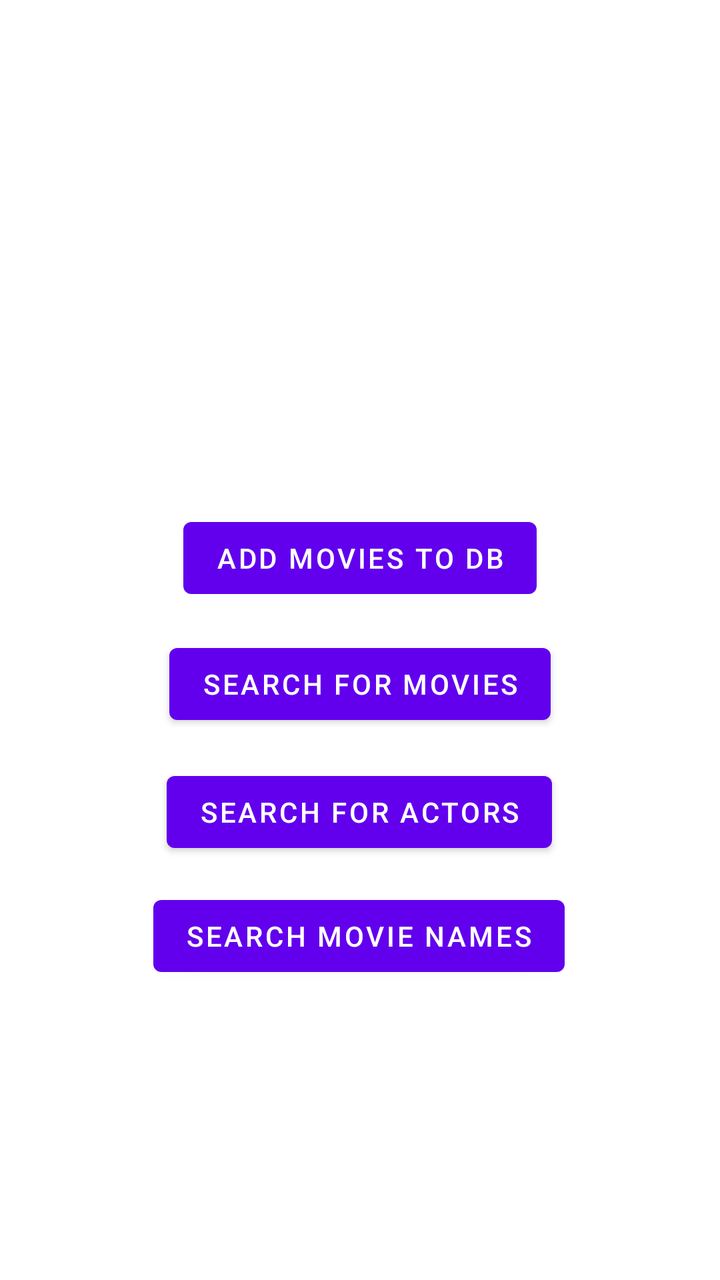
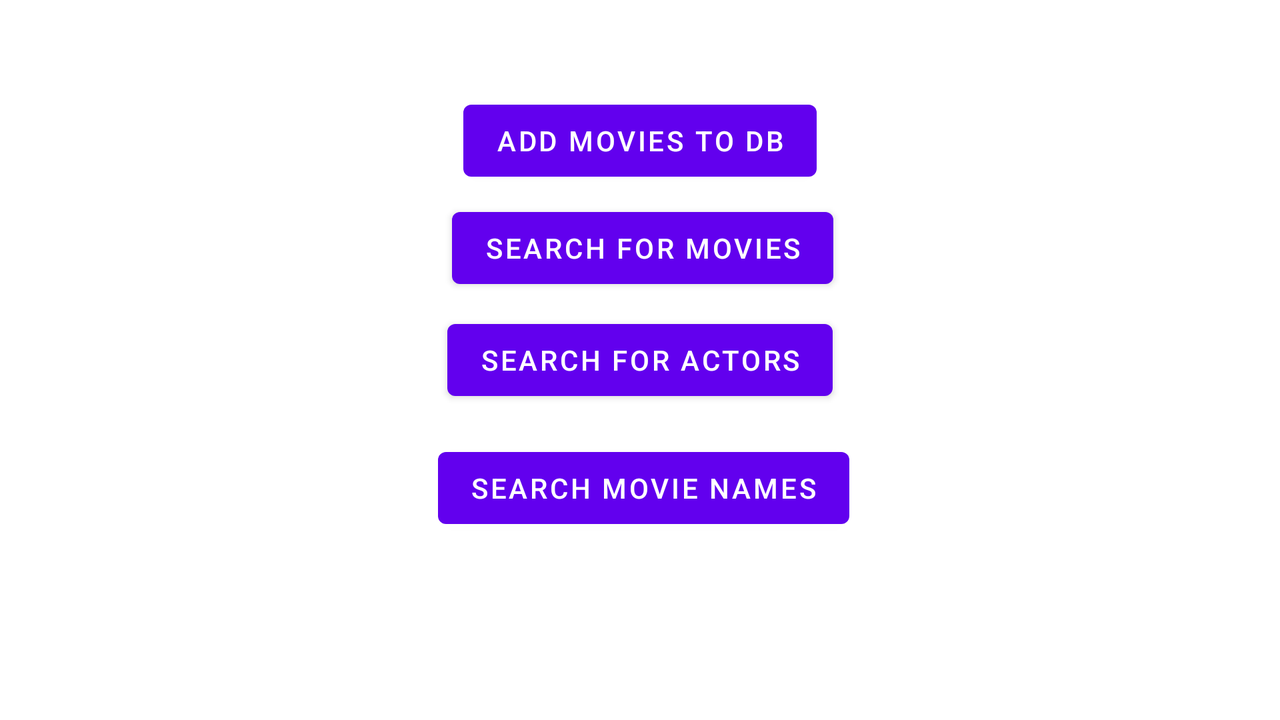

An Android layout and its configuration variant, each rendered on a device that would load it. The default file and the variant file are quoted in full after the pictures.
<!-- AndroidManifest.xml: application theme Theme.MovieLookup -->
<!-- res/layout/activity_main.xml -->
<?xml version="1.0" encoding="utf-8"?>
<androidx.constraintlayout.widget.ConstraintLayout xmlns:android="http://schemas.android.com/apk/res/android"
    xmlns:app="http://schemas.android.com/apk/res-auto"
    xmlns:tools="http://schemas.android.com/tools"
    android:layout_width="match_parent"
    android:layout_height="match_parent"
    tools:context=".MainActivity">

    <Button
        android:id="@+id/add_to_database_button"
        android:layout_width="wrap_content"
        android:layout_height="wrap_content"
        android:layout_marginStart="117dp"
        android:layout_marginTop="255dp"
        android:layout_marginEnd="117dp"
        android:text="@string/add_movies_to_db"
        app:layout_constraintEnd_toEndOf="parent"
        app:layout_constraintStart_toStartOf="parent"
        app:layout_constraintTop_toTopOf="parent" />

    <Button
        android:id="@+id/search_movies_button"
        android:layout_width="wrap_content"
        android:layout_height="wrap_content"
        android:layout_marginStart="110dp"
        android:layout_marginTop="15dp"
        android:layout_marginEnd="110dp"
        android:text="@string/search_movies"
        app:layout_constraintEnd_toEndOf="parent"
        app:layout_constraintStart_toStartOf="parent"
        app:layout_constraintTop_toBottomOf="@+id/add_to_database_button" />

    <Button
        android:id="@+id/search_movie_names_button"
        android:layout_width="wrap_content"
        android:layout_height="wrap_content"
        android:layout_marginStart="102dp"
        android:layout_marginTop="14dp"
        android:layout_marginEnd="103dp"
        android:text="@string/search_movie_name"
        app:layout_constraintEnd_toEndOf="parent"
        app:layout_constraintStart_toStartOf="parent"
        app:layout_constraintTop_toBottomOf="@+id/search_actors_button" />

    <Button
        android:id="@+id/search_actors_button"
        android:layout_width="wrap_content"
        android:layout_height="wrap_content"
        android:layout_marginStart="108dp"
        android:layout_marginTop="16dp"
        android:layout_marginEnd="109dp"
        android:text="@string/search_actors"
        app:layout_constraintEnd_toEndOf="parent"
        app:layout_constraintStart_toStartOf="parent"
        app:layout_constraintTop_toBottomOf="@+id/search_movies_button" />

</androidx.constraintlayout.widget.ConstraintLayout>
<!-- resources referenced by this layout -->
<resources>
  <string name="add_movies_to_db">Add Movies to DB</string>
  <string name="search_actors">Search for Actors</string>
  <string name="search_movie_name">Search Movie Names</string>
  <string name="search_movies">Search for Movies</string>
  <style name="Theme.MovieLookup" parent="Theme.MaterialComponents.DayNight.DarkActionBar">
          
          <item name="colorPrimary">@color/purple_500</item>
          <item name="colorPrimaryVariant">@color/purple_700</item>
          <item name="colorOnPrimary">@color/white</item>
          
          <item name="colorSecondary">@color/teal_200</item>
          <item name="colorSecondaryVariant">@color/teal_700</item>
          <item name="colorOnSecondary">@color/black</item>
          
          <item name="android:statusBarColor" tools:targetApi="l">?attr/colorPrimaryVariant</item>
          
      </style>
</resources>
<!-- res/layout-land/activity_main.xml (the repository's variant of the layout above) -->
<!-- drawn on the phone turned sideways -->
<?xml version="1.0" encoding="utf-8"?>
<androidx.constraintlayout.widget.ConstraintLayout xmlns:android="http://schemas.android.com/apk/res/android"
    xmlns:app="http://schemas.android.com/apk/res-auto"
    xmlns:tools="http://schemas.android.com/tools"
    android:layout_width="match_parent"
    android:layout_height="match_parent"
    tools:context=".MainActivity">

    <Button
        android:id="@+id/search_movies_button"
        android:layout_width="wrap_content"
        android:layout_height="wrap_content"
        android:layout_marginBottom="8dp"
        android:text="@string/search_movies"
        app:layout_constraintBottom_toTopOf="@+id/search_actors_button"
        app:layout_constraintEnd_toEndOf="parent"
        app:layout_constraintHorizontal_bias="0.503"
        app:layout_constraintStart_toStartOf="parent" />

    <Button
        android:id="@+id/add_to_database_button"
        android:layout_width="wrap_content"
        android:layout_height="wrap_content"
        android:text="@string/add_movies_to_db"
        app:layout_constraintBottom_toTopOf="@+id/search_movies_button"
        app:layout_constraintEnd_toEndOf="parent"
        app:layout_constraintStart_toStartOf="parent"
        app:layout_constraintTop_toTopOf="parent"
        app:layout_constraintVertical_bias="0.893" />

    <Button
        android:id="@+id/search_movie_names_button"
        android:layout_width="wrap_content"
        android:layout_height="wrap_content"
        android:layout_marginBottom="92dp"
        android:text="@string/search_movie_name"
        app:layout_constraintBottom_toBottomOf="parent"
        app:layout_constraintEnd_toEndOf="parent"
        app:layout_constraintHorizontal_bias="0.504"
        app:layout_constraintStart_toStartOf="parent" />

    <Button
        android:id="@+id/search_actors_button"
        android:layout_width="wrap_content"
        android:layout_height="wrap_content"
        android:layout_marginBottom="16dp"
        android:text="@string/search_actors"
        app:layout_constraintBottom_toTopOf="@+id/search_movie_names_button"
        app:layout_constraintEnd_toEndOf="parent"
        app:layout_constraintStart_toStartOf="parent" />

</androidx.constraintlayout.widget.ConstraintLayout>
